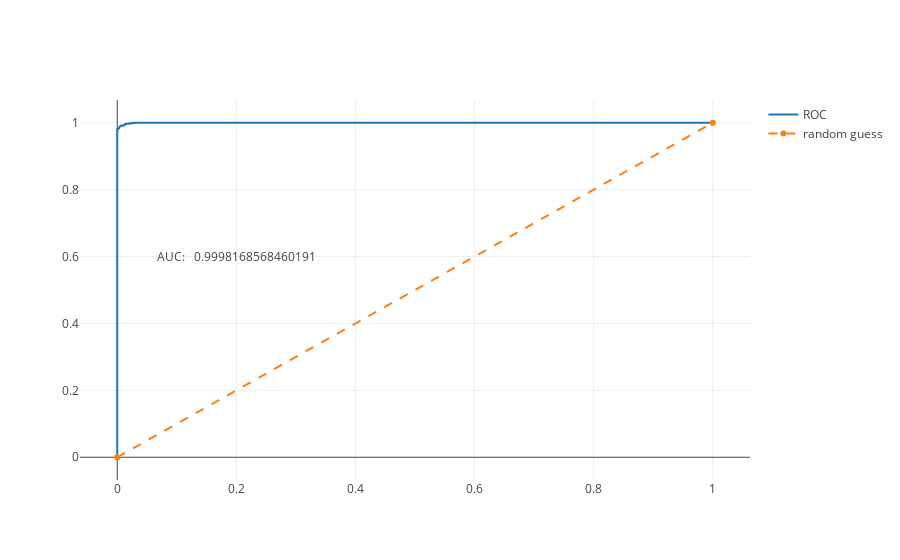

Source (notebook cell):
### Markdown cell above
Next some performance [metrics](https://scikit-learn.org/stable/modules/generated/sklearn.metrics.roc_curve.html#sklearn.metrics.roc_curve)

### Code cell
from sklearn.metrics import roc_curve,auc,roc_auc_score
import plotly.offline as py
py.init_notebook_mode(connected=True)
import plotly.graph_objs as go

false_pos_rates,true_pos_rates,thresholds=roc_curve(ytest,probs)                       # we need to plot the roc . the y-axis are all true positives and the x-axis are all false positives.
print(false_pos_rates)                                                                 # we use the probabilities here while plotting the roc and NOT the predictions.

roc_auc=auc(false_pos_rates,true_pos_rates)
print(roc_auc)

roc_auc_sc=roc_auc_score(ytest,probs)
print(roc_auc_sc)

#plotting the roc 
trace=go.Scatter(
    x=false_pos_rates,
    y=true_pos_rates,
    mode='lines',
    name='ROC',
    
)
randomGuess=go.Line(
    x=[0,1],
    y=[0,1],
    line=dict(dash='dash'),
    name='random guess'
)

layout=go.Layout(
    annotations=[
        dict(
        x=0.2,
        y=0.6,
        text='AUC: \n '+str(roc_auc_sc),
        showarrow=False
        )
    ]
)
data=[trace,randomGuess]
fig=go.Figure(data=data,layout=layout)
py.iplot(fig)

### Figure 1 — Plotly figure (JSON) as saved in the notebook; plotly's stock layout.template omitted (floating-point values rounded to 4 significant figures)
{"data": [{"mode": "lines", "name": "ROC", "x": [0, 0, 0, 0.001604, 0.001604, 0.002406, 0.002406, 0.003208, 0.003208, 0.00401, 0.00401, 0.004812, 0.004812, 0.005613, 0.005613, 0.008821, 0.008821, 0.01043, 0.01043, 0.01203, 0.01203, 0.01283, 0.01283, 0.01443, 0.01443, 0.02085, 0.02085, 0.02566, 0.02566, 0.02887, 0.02887, 1], "y": [0, 0.0008396, 0.9807, 0.9807, 0.9832, 0.9832, 0.984, 0.984, 0.9882, 0.9882, 0.9891, 0.9891, 0.9899, 0.9899, 0.9908, 0.9908, 0.9916, 0.9916, 0.9924, 0.9924, 0.9933, 0.9933, 0.9958, 0.9958, 0.9966, 0.9966, 0.9983, 0.9983, 0.9992, 0.9992, 1, 1], "type": "scatter", "uid": "fe6c93da-ebf3-443f-80c6-dc6661cd3241"}, {"line": {"dash": "dash"}, "name": "random guess", "x": [0, 1], "y": [0, 1], "type": "scatter", "uid": "901633fb-5528-44c6-9925-a0a6185067fc"}], "layout": {"annotations": [{"showarrow": false, "text": "AUC: \n 0.9998168568460191", "x": 0.2, "y": 0.6}]}}
